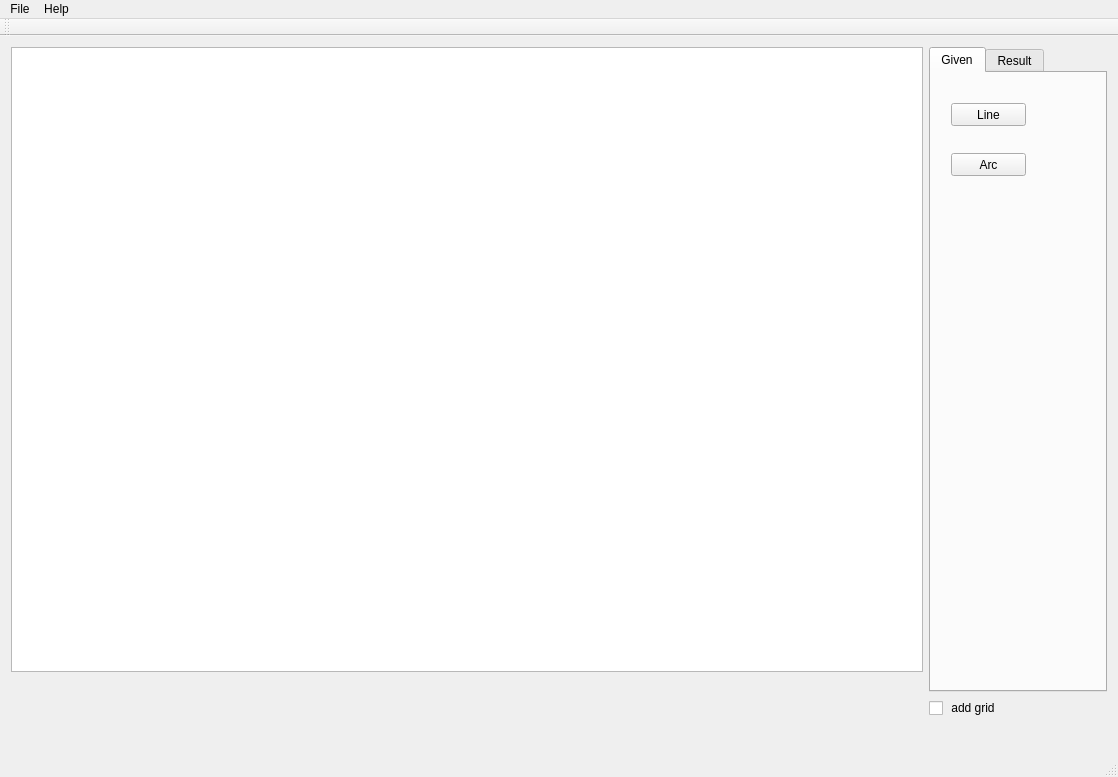
<?xml version="1.0" encoding="UTF-8"?>
<ui version="4.0">
 <class>MainWindow</class>
 <widget class="QMainWindow" name="MainWindow">
  <property name="geometry">
   <rect>
    <x>0</x>
    <y>0</y>
    <width>1118</width>
    <height>777</height>
   </rect>
  </property>
  <property name="windowTitle">
   <string>MainWindow</string>
  </property>
  <widget class="QWidget" name="centralWidget">
   <layout class="QGridLayout" name="gridLayout_2">
    <item row="0" column="0">
     <layout class="QGridLayout" name="gridLayout">
      <item row="1" column="1">
       <spacer name="horizontalSpacer_4">
        <property name="orientation">
         <enum>Qt::Horizontal</enum>
        </property>
        <property name="sizeHint" stdset="0">
         <size>
          <width>40</width>
          <height>20</height>
         </size>
        </property>
       </spacer>
      </item>
      <item row="0" column="0" colspan="5">
       <widget class="EMgraphicsView" name="graphicsView">
        <property name="verticalScrollBarPolicy">
         <enum>Qt::ScrollBarAlwaysOff</enum>
        </property>
        <property name="horizontalScrollBarPolicy">
         <enum>Qt::ScrollBarAlwaysOff</enum>
        </property>
        <property name="sceneRect">
         <rectf>
          <x>0.000000000000000</x>
          <y>0.000000000000000</y>
          <width>300.000000000000000</width>
          <height>300.000000000000000</height>
         </rectf>
        </property>
       </widget>
      </item>
      <item row="0" column="5" rowspan="2">
       <widget class="QTabWidget" name="tabWidgetInput">
        <property name="currentIndex">
         <number>0</number>
        </property>
        <widget class="QWidget" name="tabGiven">
         <attribute name="title">
          <string>Given</string>
         </attribute>
         <widget class="QPushButton" name="pushButtonArc">
          <property name="geometry">
           <rect>
            <x>20</x>
            <y>80</y>
            <width>75</width>
            <height>23</height>
           </rect>
          </property>
          <property name="text">
           <string>Arc</string>
          </property>
         </widget>
         <widget class="QPushButton" name="pushButtonLine">
          <property name="geometry">
           <rect>
            <x>20</x>
            <y>30</y>
            <width>75</width>
            <height>23</height>
           </rect>
          </property>
          <property name="text">
           <string>Line</string>
          </property>
         </widget>
        </widget>
        <widget class="QWidget" name="tabResult">
         <attribute name="title">
          <string>Result</string>
         </attribute>
        </widget>
       </widget>
      </item>
      <item row="1" column="0">
       <spacer name="horizontalSpacer_3">
        <property name="orientation">
         <enum>Qt::Horizontal</enum>
        </property>
        <property name="sizeHint" stdset="0">
         <size>
          <width>40</width>
          <height>20</height>
         </size>
        </property>
       </spacer>
      </item>
      <item row="1" column="2">
       <spacer name="horizontalSpacer_5">
        <property name="orientation">
         <enum>Qt::Horizontal</enum>
        </property>
        <property name="sizeHint" stdset="0">
         <size>
          <width>40</width>
          <height>20</height>
         </size>
        </property>
       </spacer>
      </item>
      <item row="1" column="3">
       <spacer name="horizontalSpacer_7">
        <property name="orientation">
         <enum>Qt::Horizontal</enum>
        </property>
        <property name="sizeHint" stdset="0">
         <size>
          <width>40</width>
          <height>20</height>
         </size>
        </property>
       </spacer>
      </item>
      <item row="1" column="4">
       <spacer name="horizontalSpacer_8">
        <property name="orientation">
         <enum>Qt::Horizontal</enum>
        </property>
        <property name="sizeHint" stdset="0">
         <size>
          <width>40</width>
          <height>20</height>
         </size>
        </property>
       </spacer>
      </item>
      <item row="2" column="5">
       <widget class="QCheckBox" name="checkBoxGrid">
        <property name="text">
         <string> add grid</string>
        </property>
       </widget>
      </item>
      <item row="3" column="5" rowspan="2">
       <spacer name="horizontalSpacer_9">
        <property name="orientation">
         <enum>Qt::Horizontal</enum>
        </property>
        <property name="sizeHint" stdset="0">
         <size>
          <width>78</width>
          <height>20</height>
         </size>
        </property>
       </spacer>
      </item>
     </layout>
    </item>
   </layout>
  </widget>
  <widget class="QMenuBar" name="menuBar">
   <property name="geometry">
    <rect>
     <x>0</x>
     <y>0</y>
     <width>1118</width>
     <height>18</height>
    </rect>
   </property>
   <widget class="QMenu" name="menuFile">
    <property name="title">
     <string>File</string>
    </property>
    <addaction name="actionSave"/>
    <addaction name="actionLoad"/>
    <addaction name="actionExit"/>
   </widget>
   <widget class="QMenu" name="menuHelp">
    <property name="title">
     <string>Help</string>
    </property>
   </widget>
   <addaction name="menuFile"/>
   <addaction name="menuHelp"/>
  </widget>
  <widget class="QToolBar" name="mainToolBar">
   <attribute name="toolBarArea">
    <enum>TopToolBarArea</enum>
   </attribute>
   <attribute name="toolBarBreak">
    <bool>false</bool>
   </attribute>
  </widget>
  <widget class="QStatusBar" name="statusBar"/>
  <action name="actionSave">
   <property name="text">
    <string>Save</string>
   </property>
  </action>
  <action name="actionLoad">
   <property name="text">
    <string>Load</string>
   </property>
  </action>
  <action name="actionExit">
   <property name="text">
    <string>Exit</string>
   </property>
  </action>
 </widget>
 <layoutdefault spacing="6" margin="11"/>
 <customwidgets>
  <customwidget>
   <class>EMgraphicsView</class>
   <extends>QGraphicsView</extends>
   <header>emgraphicsview.h</header>
  </customwidget>
 </customwidgets>
 <resources/>
 <connections/>
</ui>
